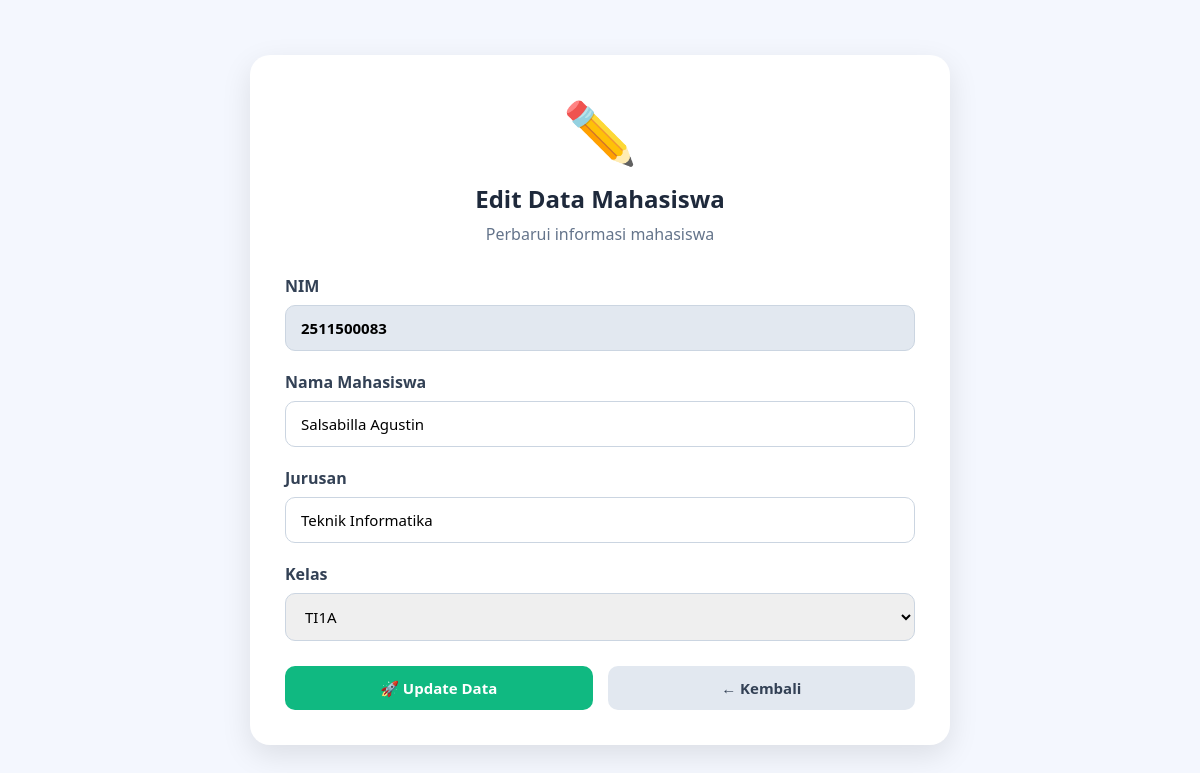
Screenshot of /admin/mahasiswa/edit.php?nim=2511500083 with the database file from the repository.
### tables this page shows
CREATE TABLE `mahasiswa` (
  `nim` varchar(10) NOT NULL,
  `nama_mahasiswa` varchar(100) DEFAULT NULL,
  `jurusan` varchar(50) DEFAULT NULL,
  `id_kelas` int DEFAULT NULL,
  `id_user` int DEFAULT NULL
);

### admin/mahasiswa/edit.php (the view, shortened to what this page needs)
<?php
include "../../config/koneksi.php";
$nim = $_GET['nim'];
$data = mysqli_query($conn,"
    SELECT * FROM mahasiswa
    WHERE nim='$nim'
");
$mhs = mysqli_fetch_assoc($data);
?>
<!DOCTYPE html>
<html lang="id">
<head>
</head>
<body>
<div class="container">
    <div class="header">
        <div class="icon">✏️</div>
        <h2>Edit Data Mahasiswa</h2>
        <p>Perbarui informasi mahasiswa</p>
    </div>
    <form method="POST">
        <div class="form-group">
            <label>NIM</label>
            <input
                type="text"
                value="<?= $mhs['nim']; ?>"
                readonly
            >
        </div>
        <div class="form-group">
            <label>Nama Mahasiswa</label>
            <input
                type="text"
                name="nama_mahasiswa"
                value="<?= $mhs['nama_mahasiswa']; ?>"
                required
            >
        </div>
        <div class="form-group">
            <label>Jurusan</label>
            <input
                type="text"
                name="jurusan"
                value="<?= $mhs['jurusan']; ?>"
                required
            >
        </div>
        <div class="form-group">
            <label>Kelas</label>
            <select name="id_kelas" required>
                <?php
                $kelas = mysqli_query(
                    $conn,
                    "SELECT * FROM kelas"
                );
                while($k = mysqli_fetch_assoc($kelas)){
                    $selected = "";
                    if(
                        $k['id_kelas']
                        ==
                        $mhs['id_kelas']
                    ){
                        $selected = "selected";
                    }
                ?>
                    <option
                        value="<?= $k['id_kelas']; ?>"
                        <?= $selected; ?>
                    >
                        <?= $k['nama_kelas']; ?>
                    </option>
                <?php } ?>
            </select>
        </div>
        <div class="btn-group">
            <button
                type="submit"
                name="update"
                class="btn btn-update"
            >
                🚀 Update Data
            </button>
            <a
                href="index.php"
                class="btn btn-kembali"
            >
                ← Kembali
            </a>
        </div>
    </form>
</div>
</body>
</html>

### admin/mahasiswa/edit.php (style rules this page uses)
* { margin:0; padding:0; box-sizing:border-box; font-family:'Segoe UI',sans-serif; }
body { background:#f4f7fe; min-height:100vh; display:flex; justify-content:center; align-items:center; padding:30px; }
.container { width:100%; max-width:700px; background:white; border-radius:20px; padding:35px; box-shadow:0 10px 30px rgba(0,0,0,.1); }
.header { text-align:center; margin-bottom:30px; }
.icon { font-size:60px; margin-bottom:10px; }
.header h2 { color:#1e293b; margin-bottom:8px; }
.header p { color:#64748b; }
.form-group { margin-bottom:20px; }
label { display:block; margin-bottom:8px; font-weight:600; color:#334155; }
input, select { width:100%; padding:12px 15px; border:1px solid #cbd5e1; border-radius:10px; outline:none; font-size:15px; transition:.3s; }
input[readonly] { background:#e2e8f0; cursor:not-allowed; font-weight:bold; }
.btn-group { display:flex; gap:15px; margin-top:25px; }
.btn { flex:1; padding:12px; border:none; border-radius:10px; cursor:pointer; font-size:15px; font-weight:bold; text-decoration:none; text-align:center; transition:.3s; }
.btn-update { background:#10b981; color:white; }
.btn-kembali { background:#e2e8f0; color:#334155; }

### rows the page displays
mahasiswa: nim "2511500083", nama_mahasiswa "Salsabilla Agustin", jurusan "Teknik Informatika"

### other values shown
form field id_kelas "TI1A"
